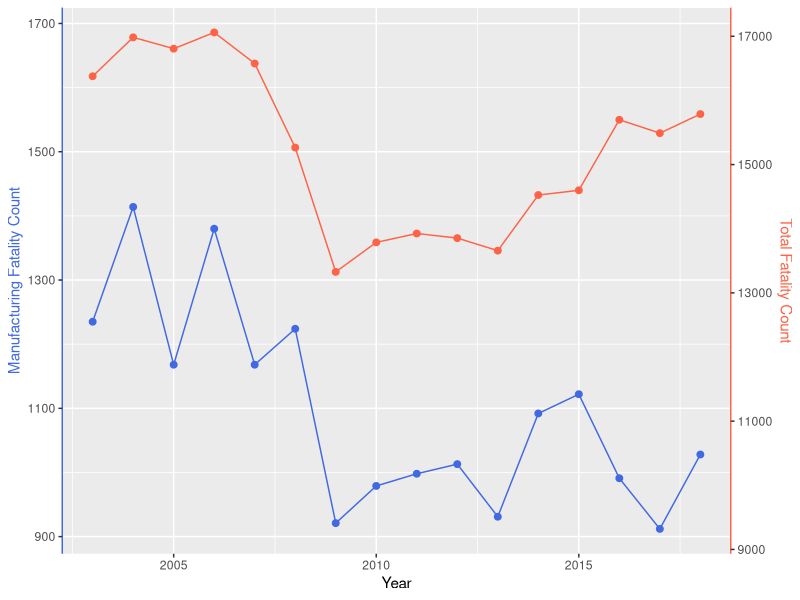
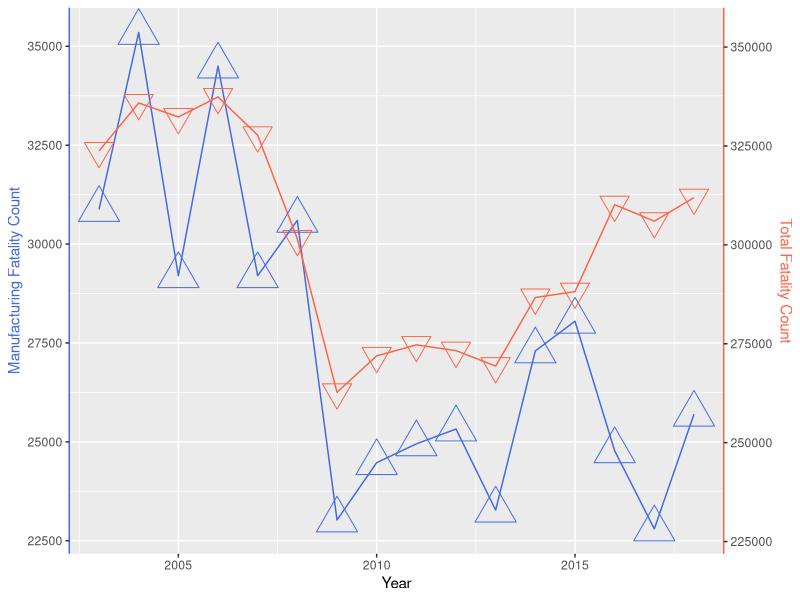

The R source for these figures, in order:
## ---- chunk 1
knitr::opts_chunk$set(echo = FALSE)
## ---- chunk 2
library(ggplot2)
fatality_data<-read.csv("Assignment3_ProcessedData.csv")

#Pretty Plot
ggplot(fatality_data, aes(x = Year)) +
  geom_line(aes(y = Count.Manufacturing), color = "royalblue") +  
  geom_line(aes(y = Count / 20), color = "tomato") +                  
  geom_point(aes(y = Count.Manufacturing), color = "royalblue", size = 2) +   geom_point(aes(y = Count / 20), color = "tomato", size = 2) +                
  scale_y_continuous(name = "Manufacturing Fatality Count", sec.axis =   sec_axis(~(. + 20) * 10, name = "Total Fatality Count")) +
  labs(x = "Year") +
  theme(axis.line.y.left = element_line(color = "royalblue"),  
        axis.line.y.right = element_line(color = "tomato"),        
        axis.title.y.left = element_text(color = "royalblue"), 
        axis.title.y.right = element_text(color = "tomato"))       


## ---- chunk 3

#Illusion Plot

ggplot(fatality_data, aes(x = Year)) +
  geom_line(aes(y = Count.Manufacturing*25), color = "royalblue") +
  geom_line(aes(y = Count), color = "tomato") +
  geom_point(aes(y = Count.Manufacturing*25), color = "royalblue", size = 10, shape = 2) +
  geom_point(aes(y = Count), color = "tomato", size = 7, shape = 25) +
  scale_y_continuous(name = "Manufacturing Fatality Count", sec.axis = sec_axis(~(. + 20) * 10, name = "Total Fatality Count")) +
  labs(x = "Year") +
  theme(axis.line.y.left = element_line(color = "royalblue"),
        axis.line.y.right = element_line(color = "tomato"),
        axis.title.y.left = element_text(color = "royalblue"),
        axis.title.y.right = element_text(color = "tomato"))

